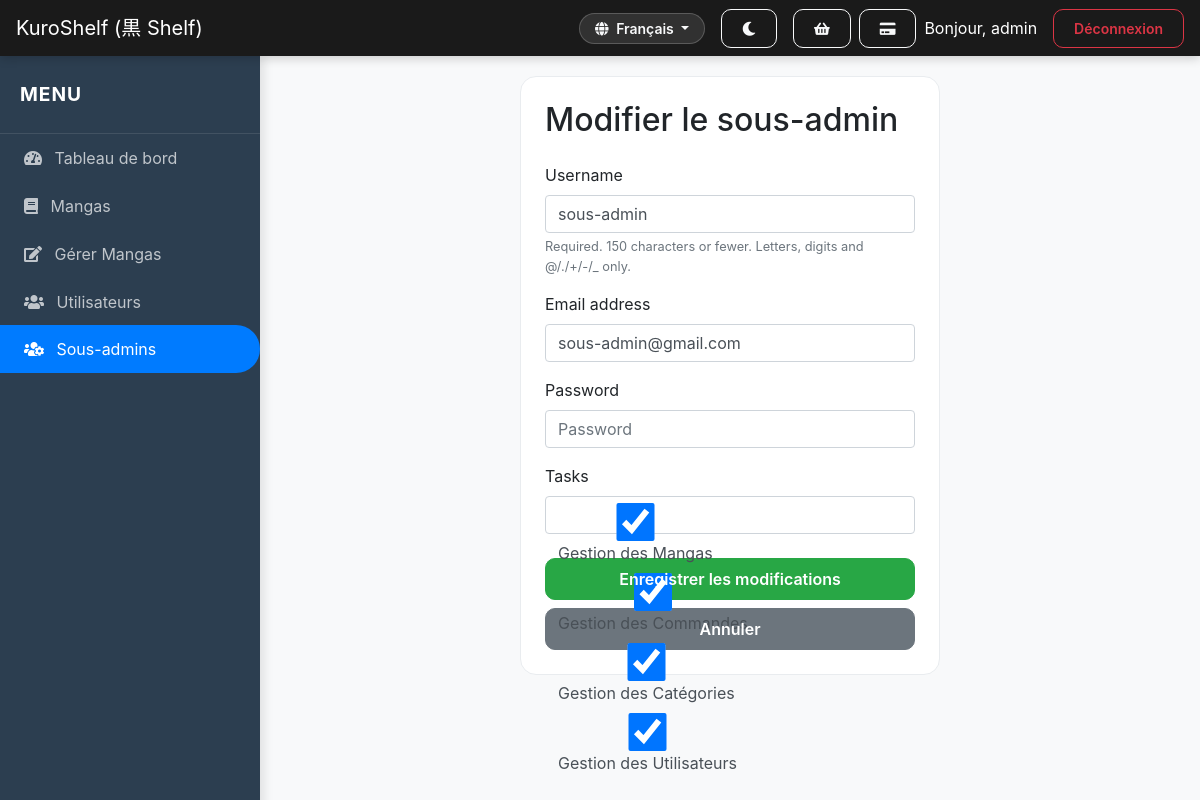
Screenshot of /fr/management/subadmins/edit/8/ (signed in) with the database file from the repository.
### store/models.py (models this page shows, shortened)
class User(AbstractUser):
    is_subadmin = models.BooleanField(default=False)
    rental_strikes = models.PositiveIntegerField(default=0)
    is_suspended = models.BooleanField(default=False)
    is_deleted = models.BooleanField(default=False)
    card_number = models.CharField(max_length=16, blank=True, null=True)
    card_expiry = models.CharField(max_length=5, blank=True, null=True) # MM/YY
    card_cvv = models.CharField(max_length=3, blank=True, null=True)
    reset_code = models.CharField(max_length=6, blank=True, null=True)
    reset_code_expires = models.DateTimeField(blank=True, null=True)

### store/views.py (the view)
# urls.py: path('management/subadmins/edit/<int:user_id>/', views.edit_subadmin, name='edit_subadmin'),
@user_passes_test(lambda u: u.is_superuser)
def edit_subadmin(request, user_id):
    user = get_object_or_404(User, id=user_id, is_subadmin=True)
    if request.method == 'POST':
        form = SubAdminForm(request.POST, instance=user)
        if form.is_valid():
            form.save()
            messages.success(request, "Sous-admin mis à jour.")
            return redirect('manage_subadmins')
    else:
        initial_tasks = [sat.task.id for sat in user.subadmin_tasks.all()]
        form = SubAdminForm(instance=user, initial={'tasks': initial_tasks})
    return render(request, 'store/add_subadmin.html', {'form': form, 'edit': True})

### store/forms.py (shortened to what this page needs)
class SubAdminForm(forms.ModelForm):
    password = forms.CharField(widget=forms.PasswordInput)
    tasks = forms.ModelMultipleChoiceField(
        queryset=Task.objects.all(),
        widget=forms.CheckboxSelectMultiple,
        required=False
    )
    class Meta:
        model = User
        fields = ('username', 'email', 'password')

### store/models.py (called while the page is built)
    def __str__(self):
        return self.name

### store/templates/store/add_subadmin.html (shortened to what this page needs)
{% extends 'store/base.html' %}
{% load bootstrap4 %}
{% block content %}
<div class="row justify-content-center">
    <div class="col-md-6">
        <div class="card p-4">
            <h2 class="mb-4">{% if edit %}Modifier le{% else %}Ajouter un{% endif %} sous-admin</h2>
            <form method="post">
                {% bootstrap_form form %}
                <div class="mt-4">
                    <button type="submit" class="btn btn-success btn-block">{% if edit %}Enregistrer les modifications{% else %}Créer le sous-admin{% endif %}</button>
                    <a href="{% url 'manage_subadmins' %}" class="btn btn-secondary btn-block">Annuler</a>
                </div>
            </form>
        </div>
    </div>
</div>
{% endblock %}

### store/templates/store/base.html (shortened to what this page needs)
{% load static %}
<!DOCTYPE html>
<html lang="fr">
<head>
    <link rel="stylesheet" href="https://stackpath.bootstrapcdn.com/bootstrap/4.5.2/css/bootstrap.min.css">
    <link rel="stylesheet" href="https://cdnjs.cloudflare.com/ajax/libs/font-awesome/5.15.1/css/all.min.css">
</head>
<body>
    <nav class="navbar navbar-expand-lg navbar-dark sticky-top">
        <a class="navbar-brand" href="{% url 'dashboard' %}">KuroShelf (黒 Shelf)</a>
        <div class="ml-auto d-flex align-items-center">
            <div class="dropdown mr-3">
                <button class="btn btn-outline-light btn-sm dropdown-toggle custom-lang-btn" type="button" id="languageDropdown" data-toggle="dropdown" aria-haspopup="true" aria-expanded="false">
                    <i class="fas fa-globe mr-1"></i> <span id="currentLangText">Français</span>
                </button>
            </div>
            <button id="theme-toggle" class="btn btn-outline-light btn-sm mr-3">
                <i class="fas fa-moon"></i>
            </button>
            {% if user.is_authenticated %}
                <a href="{% url 'view_cart' %}" class="btn btn-outline-light btn-sm mr-2 position-relative" title="Mon Panier">
                    <i class="fas fa-shopping-basket"></i>
                </a>
                <a href="{% url 'profile' %}" class="btn btn-outline-light btn-sm mr-2" title="Profil Bancaire">
                    <i class="fas fa-credit-card"></i>
                </a>
                <span class="mr-3 text-white">Bonjour, {{ user.username }}</span>
                <form action="{% url 'logout' %}" method="post" class="d-inline">
                    <button type="submit" class="btn btn-outline-danger btn-sm">Déconnexion</button>
                </form>
            {% else %}
                <a href="{% url 'login' %}" class="btn btn-outline-light btn-sm mr-2">Connexion</a>
                <a href="{% url 'signup' %}" class="btn btn-primary btn-sm">S'inscrire</a>
            {% endif %}
        </div>
    </nav>
    <div id="wrapper">
        {% if user.is_authenticated %}
        <div id="sidebar-wrapper">
            <div class="sidebar-heading">Menu</div>
            <div class="list-group list-group-flush">
                {% if user.is_superuser or user.is_subadmin %}
                    <a href="{% url 'admin_dashboard' %}" class="list-group-item list-group-item-action {% if request.resolver_match.url_name == 'admin_dashboard' %}active{% endif %}">
                        <i class="fas fa-tachometer-alt mr-2"></i> Tableau de bord
                    </a>
                    <a href="{% url 'user_manga_list' %}" class="list-group-item list-group-item-action">
                        <i class="fas fa-book mr-2"></i> Mangas
                    </a>
                    <a href="{% url 'manage_mangas' %}" class="list-group-item list-group-item-action {% if 'mangas' in request.path and 'management' in request.path %}active{% endif %}">
                        <i class="fas fa-edit mr-2"></i> Gérer Mangas
                    </a>
                    {% if user.is_superuser %}
                    <a href="{% url 'manage_users' %}" class="list-group-item list-group-item-action {% if 'management/users' in request.path %}active{% endif %}">
                        <i class="fas fa-users mr-2"></i> Utilisateurs
                    </a>
                    <a href="{% url 'manage_subadmins' %}" class="list-group-item list-group-item-action {% if 'subadmins' in request.path %}active{% endif %}">
                        <i class="fas fa-users-cog mr-2"></i> Sous-admins
                    </a>
                    {% endif %}
                {% endif %}
            </div>
        </div>
        {% endif %}
        <div id="page-content-wrapper">
            <div class="container-fluid">
                {% block content %}{% endblock %}
            </div>
        </div>
    </div>
</body>
</html>

### store/templates/store/base.html (style rules this page uses)
:root { --bg-color: #f8f9fa; --text-color: #212529; --card-bg: #ffffff; --sidebar-bg: #2c3e50; --sidebar-text: #ffffff; --navbar-bg: #1a1a1a; --border-color: #e9ecef; --accent-color: #007bff; }
body { background-color: var(--bg-color); color: var(--text-color); font-family: 'Inter', 'Segoe UI', system-ui, sans-serif; transition: all 0.3s cubic-bezier(0.4, 0, 0.2, 1); overflow-x: hidden; }
#wrapper { display: flex; width: 100%; min-height: 100vh; background-color: var(--bg-color); }
#sidebar-wrapper { width: 260px; flex-shrink: 0; background-color: var(--sidebar-bg); box-shadow: 4px 0 10px rgba(0,0,0,0.1); z-index: 1000; transition: background-color 0.3s; color: var(--sidebar-text); }
#sidebar-wrapper .sidebar-heading { padding: 1.5rem 1.25rem; font-size: 1.2rem; font-weight: 700; text-transform: uppercase; letter-spacing: 0.05em; color: var(--sidebar-text); border-bottom: 1px solid rgba(255,255,255,0.1); }
#sidebar-wrapper .list-group-item { background-color: transparent; color: rgba(255,255,255,0.7); border: none; padding: 0.75rem 1.5rem; transition: all 0.2s; }
#sidebar-wrapper .list-group-item.active { background-color: var(--accent-color); color: #fff; border-radius: 0 25px 25px 0; margin-right: 15px; }
.navbar { background-color: var(--navbar-bg) !important; box-shadow: 0 2px 10px rgba(0,0,0,0.2); }
#page-content-wrapper { flex-grow: 1; width: 100%; padding: 20px; overflow-y: auto; display: flex; flex-direction: column; align-items: center; background-color: var(--bg-color); }
#page-content-wrapper > .container-fluid { width: 100%; max-width: 1400px; }
.card { background-color: var(--card-bg); border: 1px solid var(--border-color); border-radius: 16px; transition: transform 0.2s, box-shadow 0.2s, background-color 0.3s, border-color 0.3s; color: var(--text-color); }
.list-group-item { background-color: transparent; color: var(--text-color); border-color: var(--border-color); }
.btn { border-radius: 10px; font-weight: 600; padding: 8px 20px; transition: all 0.2s; }
body { top: 0px !important; }
.custom-lang-btn { border-radius: 20px; padding: 4px 15px; font-weight: 600; background: rgba(255,255,255,0.1); border: 1px solid rgba(255,255,255,0.2); transition: all 0.3s; }

### rows the page displays
User: username "admin"
User: username "sous-admin", email "sous-admin@gmail.com"
